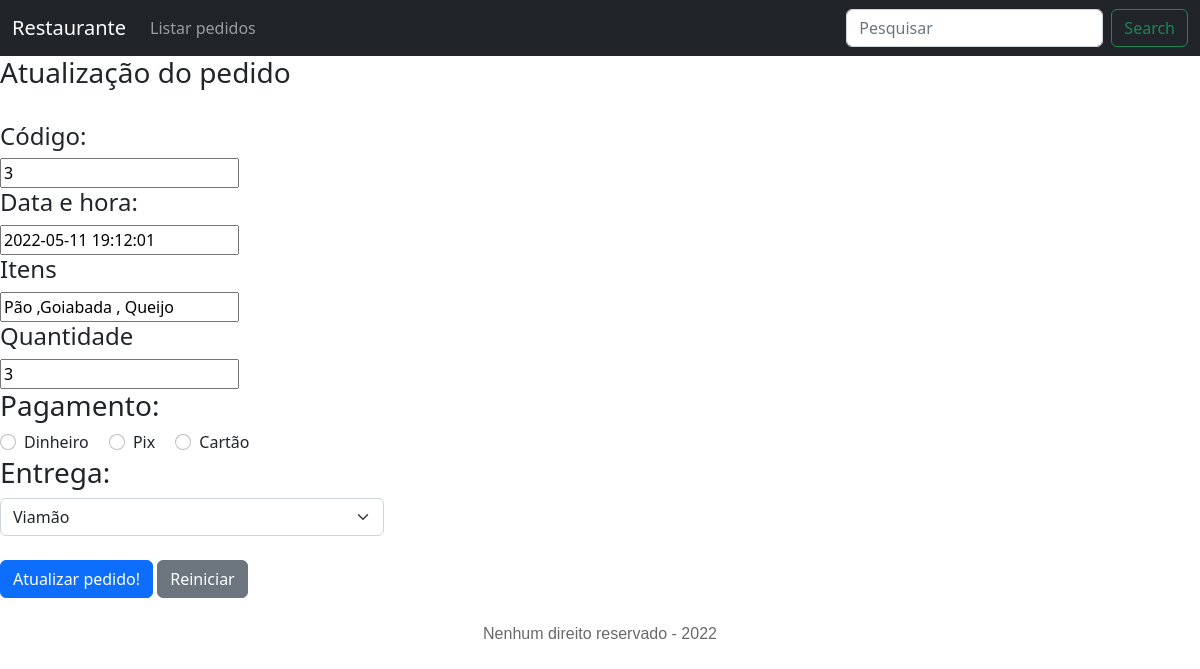
/public/atualiza.php?cod=3, run on the app's committed database.
### tables this page shows
CREATE TABLE `pedidos` (
  `cod` int(11) NOT NULL,
  `data_hora` datetime DEFAULT NULL,
  `itens` text DEFAULT NULL,
  `quant` int(11) DEFAULT NULL,
  `pag` varchar(20) DEFAULT NULL,
  `local` varchar(20) DEFAULT NULL
);

### src/model/Database.php (called while the page is built, shortened)
<?php
class Database {
   private $connection;
   private function connect()
   {
       $this->connection = new PDO(
           'mysql:'.
           'host='.MYSQL_SERVER.';'.
           'dbname='.MYSQL_DATABASE.';'.
           'charset='.MYSQL_CHARSET,
           MYSQL_USER,
           MYSQL_PASS,
           array(PDO::ATTR_PERSISTENT => true)
       );
       $this->connection->setAttribute(PDO::ATTR_ERRMODE, PDO::ERRMODE_WARNING);
   }
   private function disconnect()
   {
       $this->connection = null;
   }
   public function select($sql, $parameters = null)
   {
        $result = null;
        try {
            if(!empty($parameters)){
                $myExecute = $this->connection->prepare($sql);
                $myExecute->execute($parameters);
                $result = $myExecute->fetchAll(PDO::FETCH_CLASS);
            } else {
                $myExecute = $this->connection->prepare($sql);
                $myExecute->execute();
                $result = $myExecute->fetchAll(PDO::FETCH_CLASS);
            }
        } catch (PDOException $error) {
            var_dump($error);
            return false;
        }
        return $result;
   }
}

### public/atualiza.php (the view, shortened to what this page needs)
<?php
require_once "../src/views/header_nav.php";
require_once "../src/model/Database.php";
if( isset($_GET['cod']) ) {
    $cod = $_GET['cod'];
} else {
    header('location: ../public/lista.php');
}
$db = new Database();
$resultDb = $db->select(
    "SELECT * FROM pedidos WHERE cod = $cod;"
);
?>
<form method="post" action="../banco/atualiza_pedido.php">
    <h3>Atualização do pedido</h3>
    <br>
    <h4>Código:</h4>
    <input type="text" name="cod" value="<?= $resultDb[0]->cod ?>" readonly/>
    <h4>Data e hora:</h4>
    <input type="text" name="data_hora" value="<?= $resultDb[0]->data_hora ?>" readonly/>
    <h4>Itens</h4>
    <input type="text" name="itens" value="<?= $resultDb[0]->itens ?>"/>
    <h4>Quantidade</h4>
    <input type="number" name="quant" value="<?= $resultDb[0]->quant ?>"/>
    <h3> Pagamento: </h3>
        <div class="form-check form-check-inline">
                <input type="radio" class="form-check-input" name="pgto" value="Dinheiro" <?= ($resultDb[0]->pag == 'Dinheiro') ? 'checked' : '' ?> /> Dinheiro
             </div>
        <div class="form-check form-check-inline">
                <input type="radio" class="form-check-input" name="pgto" value="Pix" <?= ($resultDb[0]->pag == 'Pix') ? 'checked' : '' ?> /> Pix
             </div>
        <div class="form-check form-check-inline">
                <input type="radio" class="form-check-input" name="pgto" value="Cartão" <?= ($resultDb[0]->pag == 'Cartão') ? 'checked' : '' ?> /> Cartão
             </div>
        <h3> Entrega: </h3>
        <div class="row">
            <div class="col-lg-4 col-sm-6">
                <select name="entrega" class="form-select" required>
                    <option value="<?= $resultDb[0]->local ?>"> <?= $resultDb[0]->local ?></option>
                </select>
            </div>
        </div>
<br>
        <input type="submit" value="Atualizar pedido!" class="btn btn-primary" />
        <input type="reset" value="Reiniciar" class="btn btn-secondary" />
</form>
<?php require_once "../src/views/footer.php"; ?>

### data on the page
pedidos: cod "3", data_hora "2022-05-11 19:12:01", itens "Pão ,Goiabada , Queijo", quant "3", entrega "Viamão"
